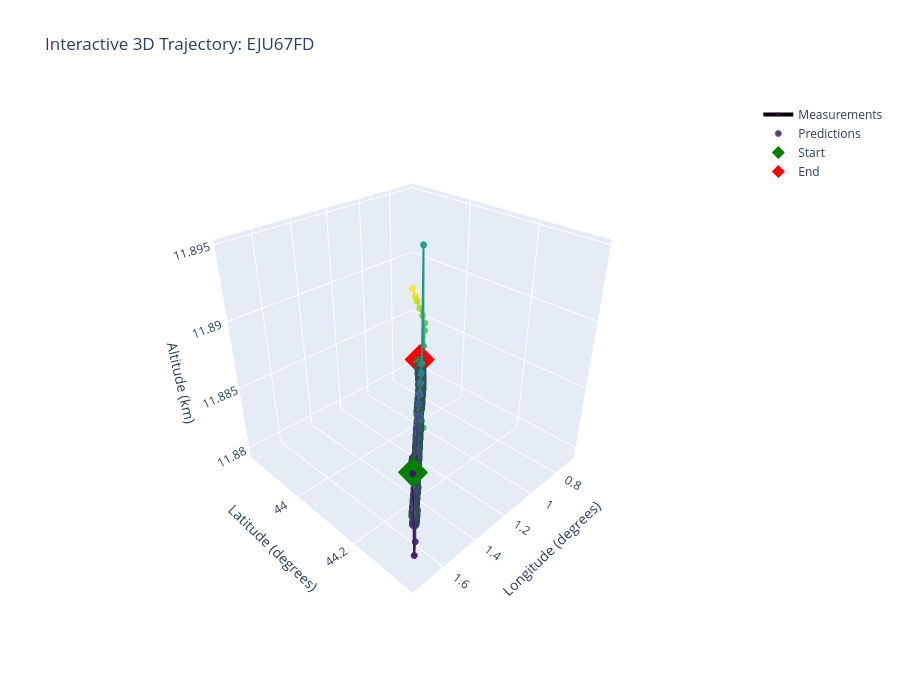

Notebook cell for this chart:
### Code cell
# Interactive 3D trajectory plot
# Try to import plotly for interactive visualization
try:
    import plotly.graph_objects as go
    from modules.visualization import plot_3d_trajectory_interactive
    has_plotly = True
except ImportError:
    has_plotly = False
    print('Plotly not available. Install with: pip install plotly')

if prediction_trajectories:
    # sample_callsign = list(prediction_trajectories.keys())[0]
    # sample_callsign = "JAF6LD"
    preds = prediction_trajectories[selected_callsign]
    measurements = opensky[opensky['callsign']==selected_callsign]
    
    if has_plotly:
        # Use interactive 3D plot with Plotly
        fig = plot_3d_trajectory_interactive(preds, measurements, callsign=selected_callsign)
        if fig:
            fig.show()
    else:
        # Fall back to matplotlib 3D plot
        fig = kalman_visualizer.plot_3d_trajectory(preds, callsign=selected_callsign)
        plt.show()

### Figure 1 — Plotly figure (JSON) as saved in the notebook; plotly's stock layout.template omitted (floating-point values rounded to 4 significant figures; data arrays with more than 128 entries replaced by an {"elided": "..."} marker saying what was removed)
{"data": [{"line": {"color": {"elided": "292 str values"}, "width": 4}, "marker": {"color": {"elided": "292 str values"}, "size": 4}, "mode": "lines+markers", "name": "Measurements", "type": "scatter3d", "x": {"elided": "292 float values"}, "y": {"elided": "292 float values"}, "z": {"elided": "292 float values"}}, {"marker": {"color": {"elided": "307 str values"}, "line": {"color": "DarkSlateGrey", "width": 1}, "opacity": 0.8, "size": 6}, "mode": "markers", "name": "Predictions", "type": "scatter3d", "x": {"elided": "307 float values"}, "y": {"elided": "307 float values"}, "z": {"elided": "307 float values"}}, {"marker": {"color": "green", "size": 10, "symbol": "diamond"}, "mode": "markers", "name": "Start", "type": "scatter3d", "x": [1.738], "y": [44.36], "z": [11.89]}, {"marker": {"color": "red", "size": 10, "symbol": "diamond"}, "mode": "markers", "name": "End", "type": "scatter3d", "x": [1.122], "y": [44.07], "z": [11.89]}], "layout": {"height": 700, "scene": {"camera": {"eye": {"x": 1.5, "y": 1.5, "z": 1.3}}, "xaxis": {"title": {"text": "Longitude (degrees)"}}, "yaxis": {"title": {"text": "Latitude (degrees)"}}, "zaxis": {"title": {"text": "Altitude (km)"}}}, "showlegend": true, "title": {"text": "Interactive 3D Trajectory: EJU67FD"}, "width": 900}}
